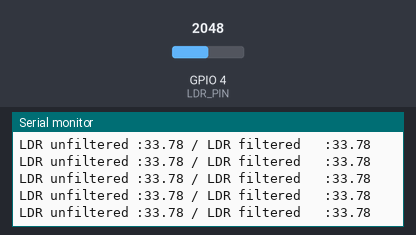
Bench run of a sketch on a simulated ESP32. Shown: the last lines printed to the serial monitor. The test bench sets the inputs (shaded band); at power-on: GPIO 4 (LDR_PIN) = 2048 (analog values on the 0–4095 scale).

Above: at 2.2 s.
2.3 s: GPIO 4 (LDR_PIN) set to 2866
At 2.31 s:
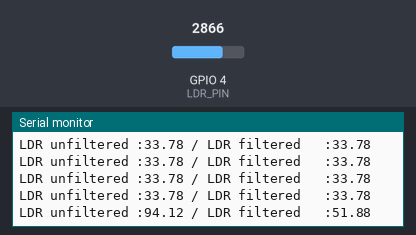
3.8 s: GPIO 4 (LDR_PIN) set to 3603
At 3.82 s:
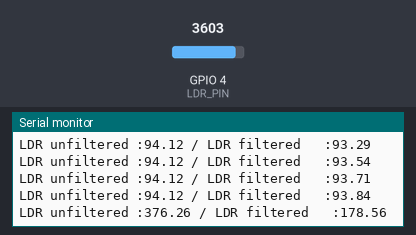
Timing chart, 0 to 6.8 s (numbered marks = the images above; inputs shaded):
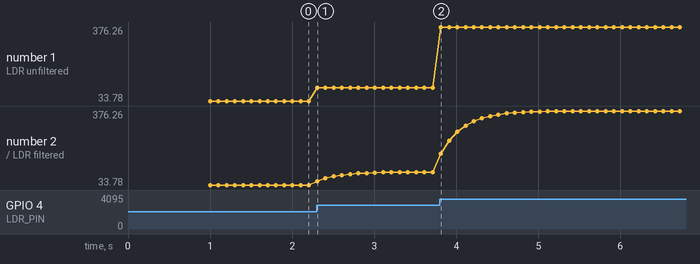

The sketch:

TestLDR.ino
```cpp
// https://www.allaboutcircuits.com/projects/design-a-luxmeter-using-a-light-dependent-resistor/

// test code for gathering data through LDR
// esp 32

#include <stdio.h>
#include "Calibration.h"

void setup()
{
  Serial.begin(115200);
  analogReadResolution(12); // initialize ADC resolution
  digitalWrite(LED_BUILTIN, HIGH);
  delay(1000);
}

void loop() {
Lux_Value();
delay(100);
}
```

Calibration.h
```cpp
#define LDR_PIN                   4   // LDR connected to analoug input pin
#define MAX_ADC_READING           4095
#define ADC_REF_VOLTAGE           3.33f // Voltage supply to the voltage divider.. (Measure it)
#define REF_RESISTANCE            10000
#define LUX_CALC_SCALAR           2355175
#define LUX_CALC_EXPONENT         -1.2109
#define MAX_LDR_READING           70000
#define LUX_EMA_ALPHA 0.3

static float emaLux = 0;
static bool emaInitialized = false;

float exponentialMovingAverage(float newVal) {
  if (!emaInitialized) {
    emaLux = newVal;
    emaInitialized = true;
    return newVal;
  }
  emaLux = (LUX_EMA_ALPHA * newVal) + ((1 - LUX_EMA_ALPHA) * emaLux);
  return emaLux;
}
float Lux_Value() { // returns inf in bright light?
  uint16_t   ldrRawData;
  float resistorVoltage, ldrVoltage;
  float ldrResistance;
  float rawLdrLux;
  float filteredLdrLux;

  ldrRawData = analogRead(LDR_PIN);
  resistorVoltage = (float)ldrRawData / MAX_ADC_READING * ADC_REF_VOLTAGE;
  ldrVoltage = ADC_REF_VOLTAGE - resistorVoltage;
  ldrResistance = ldrVoltage/resistorVoltage * REF_RESISTANCE;
  rawLdrLux = LUX_CALC_SCALAR * pow(ldrResistance, LUX_CALC_EXPONENT);

  if (rawLdrLux > MAX_LDR_READING) rawLdrLux = MAX_LDR_READING;

  filteredLdrLux = exponentialMovingAverage(rawLdrLux);

  //Serial.print("LDR Raw Data   : "); Serial.println(ldrRawData);
  //Serial.print("LDR Voltage    : "); Serial.print(ldrVoltage); Serial.println(" volts");
  //Serial.print("LDR Resistance : "); Serial.print(ldrResistance); Serial.println(" Ohms");
  Serial.print("LDR unfiltered :"); Serial.print(rawLdrLux);
  Serial.print(" / LDR filtered   :"); Serial.println(filteredLdrLux);

  return(filteredLdrLux);
}
```

Measured:
- after the input at 2.3 s, the serial monitor: prints a new line at once (image 1)
- after the input at 3.8 s, the serial monitor: prints a new line at once (image 2)
- plotted number 1: 33.78 → 94.12 after the input at 2.3 s, 94.12 → 376.26 after the input at 3.8 s
- plotted number 2: 33.78 → 93.84 after the input at 2.3 s, 93.84 → 376.26 after the input at 3.8 s
